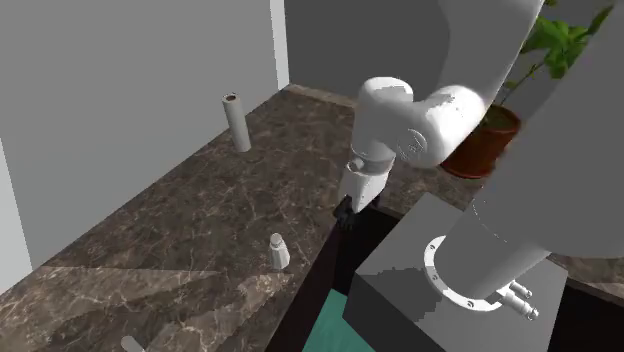
#> input picture frame 0 of tutorials/add_robot/datagen.mp4, 624 x 352 px, given in place of house_323_episode_00000002_exo_camera_1_batch_2_of_5.mp4, which was not available
$ python plot_scene_variation_figure.py
#> lines starting #> are read from the running program, lines starting #| are printed output that depends on the picture; after the words box and inside, x2 and y2 are one past the last pixel; in counts of white or black regions, pixels touching at a corner belong together; pictures that were not available may be replaced by others from this repository, and a replacement may not be noted
### scripts/paper_plots/plot_taxonomy_figure.py
"""Generate the taxonomy figure for the paper.

One row, three rounded rectangles (Physical Reasoning, Affordances, Object
Permanence). Each rectangle contains a title, two tiled images, and a list of
sub-task names.

Image sources:
- Physical Reasoning:
    * Occlusion: first frame of a >=10 nearby-graspable sample video from the
      pick_occlusion evals_round3 benchmark
      (bench_pick_occlusion_10c_0.30r_06MAY).
    * Covering: first frame of a >=10 nearby-graspable sample video from the
      pick_covering evals_round3 benchmark
      (bench_pick_covering_5c_0.30r_06MAY).
  Both benchmarks are filtered with the same logic used in
  scripts/benchmarks/create_json_benchmark.py::compute_num_nearby_graspable,
  so episodes in the gte10 bin have >5 nearby clutter objects to the pickup.

- Affordances:
    * Grasping Affordances: last frame of
      semantic_grasp_pick_13APR/house_491/episode_00000000_exo_camera_1_batch_2_of_2.mp4
    * Spatial Affordances: last frame of
      block_stacking_17APR/house_26/episode_00000001_exo_camera_1_batch_1_of_2.mp4

- Object Permanence:
    * Piaget Stage 4: first frame of
      mug_ball_pick_17APR/house_20/episode_00000002_exo_camera_1_batch_2_of_2.mp4
    * Piaget Stage 5+: tenth frame (index 9) of the same video.
"""

from __future__ import annotations

import textwrap
from pathlib import Path

import cv2
import matplotlib.pyplot as plt
import numpy as np
from matplotlib.offsetbox import AnnotationBbox, OffsetImage
from matplotlib.patches import FancyBboxPatch
from PIL import Image, ImageDraw

OUTLINE_HEX = "#F0529C"
FILL_HEX = "#FAF2E9"
OUTLINE_PX = 5

OCCLUSION_VIDEO = Path(
    "/weka/prior/aguru/datasets/bench_pick_occlusion_10c_0.30r_06MAY/"
    "FrankaPickDroidDataGenConfig_20260506_json_benchmark/debug_num_episodes/"
    "gte10/house_790_episode_00000000_exo_camera_1_batch_1_of_5.mp4"
)
COVERING_VIDEO = Path(
    "/weka/prior/aguru/datasets/bench_pick_covering_5c_0.30r_06MAY/"
    "FrankaPickDroidDataGenConfig_20260506_json_benchmark/debug_num_episodes/"
    "8/house_100_episode_00000001_exo_camera_1_batch_5_of_5.mp4"
)
SEMANTIC_PICK_VIDEO = Path(
    "/weka/prior/aguru/datasets/semantic_grasp_pick_13APR/SemanticGraspPickConfig/"
    "val/house_491/episode_00000000_exo_camera_1_batch_2_of_2.mp4"
)
BLOCK_STACK_VIDEO = Path(
    "/weka/prior/aguru/datasets/block_stacking_17APR/BlockSupportConfig/val/"
    "house_26/episode_00000001_exo_camera_1_batch_1_of_2.mp4"
)
MUG_BALL_VIDEO = Path(
    "/weka/prior/aguru/datasets/mug_ball_pick_17APR/MugBallPickConfig/val/"
    "house_20/episode_00000002_exo_camera_1_batch_2_of_2.mp4"
)


def read_frame(video_path: Path, frame_index: int) -> np.ndarray:
#> called with frame_index = 0
    cap = cv2.VideoCapture(str(video_path))
    if not cap.isOpened():
        raise FileNotFoundError(f"Could not open video: {video_path}")
    n_frames = int(cap.get(cv2.CAP_PROP_FRAME_COUNT))
    if frame_index < 0:
        frame_index = n_frames + frame_index
    if not (0 <= frame_index < n_frames):
        raise IndexError(
            f"Frame {frame_index} out of range for {video_path.name} (n={n_frames})"
        )
    cap.set(cv2.CAP_PROP_POS_FRAMES, frame_index)
    ok, frame = cap.read()
#> frame is the input picture: shape (352, 624, 3); mean B, G, R 88.6, 91.6, 93.7
    cap.release()
    if not ok or frame is None:
        raise RuntimeError(f"Failed to read frame {frame_index} from {video_path}")
    return cv2.cvtColor(frame, cv2.COLOR_BGR2RGB)


# [15 lines left out: function load_images, not called in this run]


def _hex_to_rgb(hex_color: str) -> tuple[int, int, int]:
    h = hex_color.lstrip("#")
    return (int(h[0:2], 16), int(h[2:4], 16), int(h[4:6], 16))


def round_with_border(
    img: np.ndarray,
    radius_px: int,
    border_px: int,
    border_color_hex: str,
    bg_rgba: tuple[int, int, int, int] = (255, 255, 255, 0),
) -> np.ndarray:
    """Return an RGBA image: rounded corners with a coloured border outline.

    Corners outside the rounded shape become bg_rgba (transparent by default).
    """
    h, w = img.shape[:2]
    pil_rgb = Image.fromarray(img).convert("RGB")

    mask = Image.new("L", (w, h), 0)
    ImageDraw.Draw(mask).rounded_rectangle(
        [(0, 0), (w - 1, h - 1)], radius=radius_px, fill=255
    )

    canvas = Image.new("RGBA", (w, h), bg_rgba)
    canvas.paste(pil_rgb, (0, 0), mask)

    if border_px > 0:
        border_rgb = _hex_to_rgb(border_color_hex)
        draw = ImageDraw.Draw(canvas)
        offset = border_px / 2.0
        draw.rounded_rectangle(
            [(offset, offset), (w - 1 - offset, h - 1 - offset)],
            radius=max(1, radius_px - int(round(offset))),
            outline=border_rgb + (255,),
            width=border_px,
        )
    return np.array(canvas)


def _pad_to_height(img: np.ndarray, h: int) -> np.ndarray:
    if img.shape[0] == h:
        return img
    scale = h / img.shape[0]
    new_w = int(round(img.shape[1] * scale))
    return cv2.resize(img, (new_w, h), interpolation=cv2.INTER_AREA)


# [26 lines left out: functions tile_side_by_side, measure_tiled_aspect, not called in this run]


def _configure_fonts(use_tex: bool) -> None:
    """Match the rcParams of the other paper_plots scripts (serif/Times).

    Falls back to non-TeX serif if `use_tex` is False or LaTeX isn't installed.
    """
    if use_tex:
        plt.rcParams.update({
            "text.usetex": True,
            "font.family": "serif",
            "text.latex.preamble": r"\usepackage{times}\usepackage{amsmath}",
        })
    else:
        plt.rcParams.update({
            "text.usetex": False,
            "font.family": "serif",
            "font.serif": ["Times New Roman", "Times", "Nimbus Roman", "DejaVu Serif"],
        })


# [322 lines left out: function main, not called in this run]


# [17 lines that do not run on import are left out]

### scripts/paper_plots/plot_scene_variation_figure.py
"""Generate the scene-variation figure for the paper.

Single row of 4 first-frame images from pick_covering benchmark episodes
(varying scenes, all >=7 nearby graspables) inside a single outer pink
rounded rectangle. Title sits below the top edge of the rectangle.

Reuses the round-corner / measurement helpers from plot_taxonomy_figure so
the visual treatment matches the taxonomy figure.
"""

from __future__ import annotations

from pathlib import Path

import cv2
import matplotlib.pyplot as plt
import numpy as np
from matplotlib.offsetbox import AnnotationBbox, OffsetImage
from matplotlib.patches import FancyBboxPatch

from plot_taxonomy_figure import (
    FILL_HEX,
    OUTLINE_HEX,
    OUTLINE_PX,
    _configure_fonts,
    _pad_to_height,
    read_frame,
    round_with_border,
)

VIDEOS = [
    Path(
        "/weka/prior/aguru/datasets/bench_pick_covering_5c_0.30r_06MAY/"
        "FrankaPickDroidDataGenConfig_20260506_json_benchmark/debug_num_episodes/"
        "8/house_323_episode_00000002_exo_camera_1_batch_2_of_5.mp4"
    ),
    Path(
        "/weka/prior/aguru/datasets/bench_pick_covering_5c_0.30r_06MAY/"
        "FrankaPickDroidDataGenConfig_20260506_json_benchmark/debug_num_episodes/"
        "8/house_437_episode_00000003_exo_camera_1_batch_5_of_5.mp4"
    ),
    Path(
        "/weka/prior/aguru/datasets/bench_pick_covering_5c_0.30r_06MAY/"
        "FrankaPickDroidDataGenConfig_20260506_json_benchmark/debug_num_episodes/"
        "9/house_148_episode_00000000_exo_camera_1_batch_5_of_5.mp4"
    ),
    Path(
        "/weka/prior/aguru/datasets/bench_pick_covering_5c_0.30r_06MAY/"
        "FrankaPickDroidDataGenConfig_20260506_json_benchmark/debug_num_episodes/"
        "7/house_94_episode_00000003_exo_camera_1_batch_2_of_5.mp4"
    ),
]

TITLE = "Scene Variation Per Individual Task (Pick with Covering Task)"


def main(output_path: str = "scene_variation_figure.pdf", use_tex: bool = False) -> None:
    _configure_fonts(use_tex)

    frames = [read_frame(v, 0) for v in VIDEOS]
#> frames = 4 items

    fig_w_in = 18.0
    fig_h_in = 3.7
    fig = plt.figure(figsize=(fig_w_in, fig_h_in))
    ax = fig.add_axes([0.0, 0.0, 1.0, 1.0])
    ax.set_xlim(0, 1)
    ax.set_ylim(0, 1)
    ax.set_axis_off()
    fig.patch.set_facecolor("white")

    # Outer rounded rectangle covers the whole figure with a thin margin.
    outer_margin = 0.015
    box_left = outer_margin
    box_right = 1.0 - outer_margin
    box_top = 0.96
    box_bottom = 0.04
    box_w = box_right - box_left
    box_h = box_top - box_bottom

    outline_lw = OUTLINE_PX * 72.0 / fig.dpi
    rect = FancyBboxPatch(
        (box_left, box_bottom),
        box_w,
        box_h,
        boxstyle="round,pad=0,rounding_size=0.02",
        linewidth=outline_lw,
        edgecolor=OUTLINE_HEX,
        facecolor=FILL_HEX,
        joinstyle="round",
        capstyle="round",
        zorder=1,
    )
    ax.add_patch(rect)

    # Title.
    title_band_frac = 0.18
    title_y = box_top - (title_band_frac * box_h) / 2
    ax.text(
        0.5,
        title_y,
        TITLE,
        ha="center",
        va="center",
        fontsize=20,
        fontweight="bold",
        color="#222222",
        zorder=3,
    )

    # Image row layout: 4 images in a single tile with constant displayed gap.
    n = len(frames)
#> n = 4
    img_pad_x_in = 0.12
    img_pad_y_in = 0.10

    image_band_top = box_top - title_band_frac * box_h
    image_band_bottom = box_bottom + 0.03
    image_band_cy = (image_band_top + image_band_bottom) / 2

    avail_w_in = box_w * fig_w_in - 2 * img_pad_x_in
    avail_h_in = (image_band_top - image_band_bottom) * fig_h_in - 2 * img_pad_y_in

    # Pad all frames to the same height, then compute aspect with chosen gap.
    common_h = max(f.shape[0] for f in frames)
#> common_h = 352
    padded = [_pad_to_height(f, common_h) for f in frames]
#> padded = 4 items
    sum_w_px = sum(p.shape[1] for p in padded)
#> sum_w_px = 2496

    # Pick gap_px so the rendered gap between images is `target_gap_in` inches
    # in display. Solve gap_px from: target = gap_px * disp_w / tiled_w, where
    # tiled_w = sum_w + (n-1)*gap_px.
    target_gap_in = 0.15
    # Width-limited assumption (verified empirically for this layout).
    gap_px = max(
        1,
        int(round(
            target_gap_in * sum_w_px
            / max(avail_w_in - (n - 1) * target_gap_in, 1e-6)
        )),
    )
#> gap_px = 22

    tiled_w_px = sum_w_px + (n - 1) * gap_px
#> tiled_w_px = 2562
    tiled_h_px = common_h
#> tiled_h_px = 352
    img_aspect = tiled_w_px / tiled_h_px
#> img_aspect = 7.28

    if avail_w_in / avail_h_in > img_aspect:
        disp_h_in = avail_h_in
        disp_w_in = disp_h_in * img_aspect
    else:
        disp_w_in = avail_w_in
        disp_h_in = disp_w_in / img_aspect
#> disp_h_in = 2.37

    # Round corners on each image individually so the rendered radius is
    # the same in inches regardless of source resolution.
    target_radius_in = 0.10
    src_px_per_disp_in = tiled_w_px / disp_w_in
#> src_px_per_disp_in = 148.8
    radius_px = max(1, int(round(target_radius_in * src_px_per_disp_in)))
#> radius_px = 15

    rounded = [round_with_border(p, radius_px, 0, OUTLINE_HEX) for p in padded]
#> in round_with_border, `mask = Image.new("L", (w, h), 0)`: mask: PIL image 624x352 L; every value is 0
#> in round_with_border, `ImageDraw.Draw(mask).rounded_rectangle( [(0, 0), (w - 1, h - 1)], radi..`:
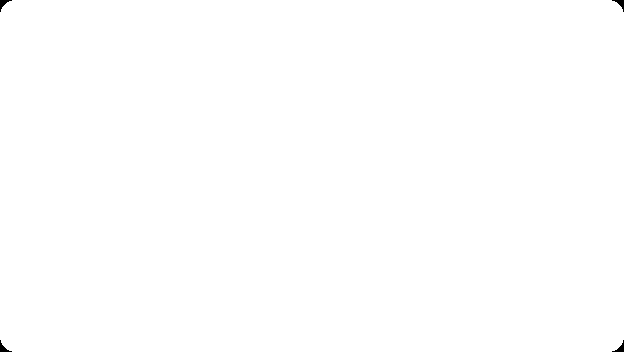
#> mask: PIL image 624x352 L; 99.9% white; 4 black regions, box (x1, y1, x2, y2) and area: (0, 0, 12, 12) 53, (612, 0, 624, 12) 53, (0, 340, 12, 352) 53, (612, 340, 624, 352) 53
#> rounded = 4 items
    # Composite the 4 rounded images side-by-side with transparent gaps.
    gap = np.zeros((common_h, gap_px, 4), dtype=np.uint8)
    pieces: list[np.ndarray] = []
    for i, r in enumerate(rounded):
        if i > 0:
            pieces.append(gap)
        pieces.append(r)
#> this loop made 4 passes
#> after the loop, pieces = 7 items
    tiled = np.concatenate(pieces, axis=1)
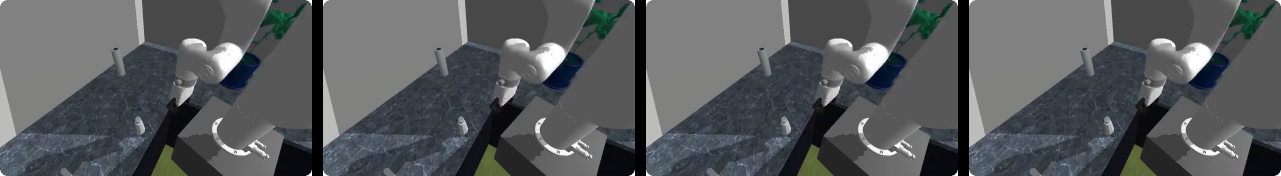
#> tiled: shape (352, 2562, 4) (shown at 1/2 size); mean of channels 0, 1, 2, 3 91.5, 89.4, 86.5, 248.2; drawn as B, G, R

    img_h_px, img_w_px = tiled.shape[:2]
#> img_h_px = 352; img_w_px = 2562
    zoom = (disp_w_in * 72.0) / img_w_px
#> zoom = 0.484
    oi = OffsetImage(tiled, zoom=zoom)
    ab = AnnotationBbox(
        oi,
        (0.5, image_band_cy),
        xycoords="axes fraction",
        frameon=False,
        box_alignment=(0.5, 0.5),
        pad=0,
        zorder=2,
    )
    ax.add_artist(ab)

    out = Path(output_path)
    fig.savefig(out, dpi=300, facecolor="white")
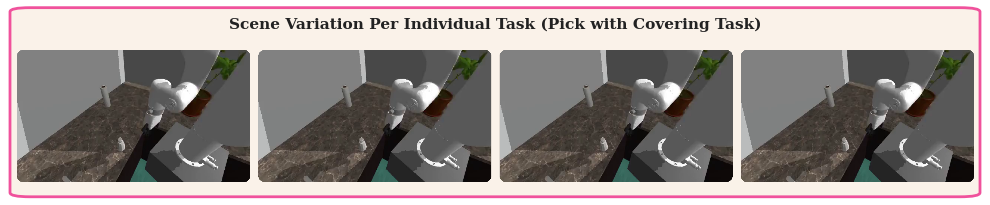
#> figure drawn by matplotlib, 1 panel
    png_out = out.with_suffix(".png")
    fig.savefig(png_out, dpi=200, facecolor="white")
    plt.close(fig)
    print(f"Saved {out} and {png_out}")


if __name__ == "__main__":
    import argparse

    parser = argparse.ArgumentParser()
    parser.add_argument(
        "--output",
        default="scene_variation_figure.pdf",
        help="Output PDF path (a matching .png is also written).",
    )
    parser.add_argument(
        "--use-tex",
        action="store_true",
        help="Render text with LaTeX + Times (matches the other paper plots).",
    )
    args = parser.parse_args()
    main(args.output, use_tex=args.use_tex)
